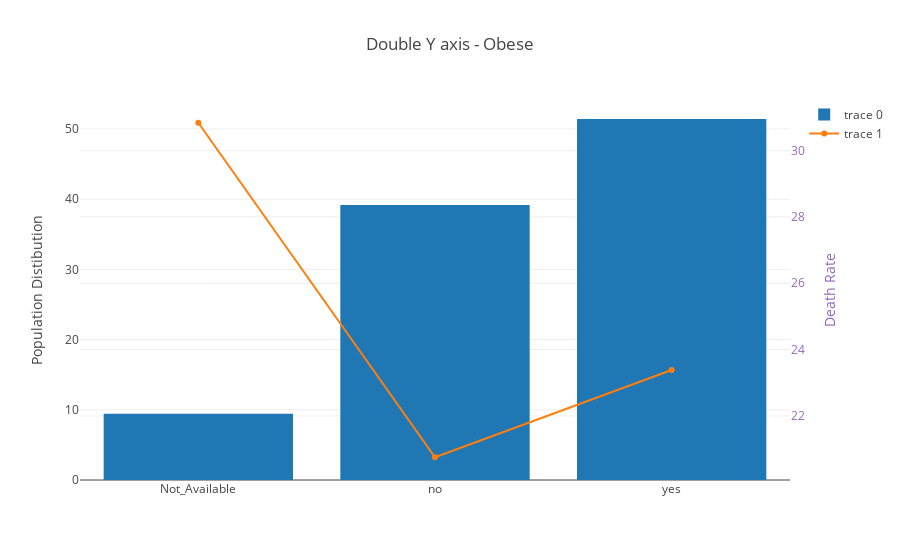
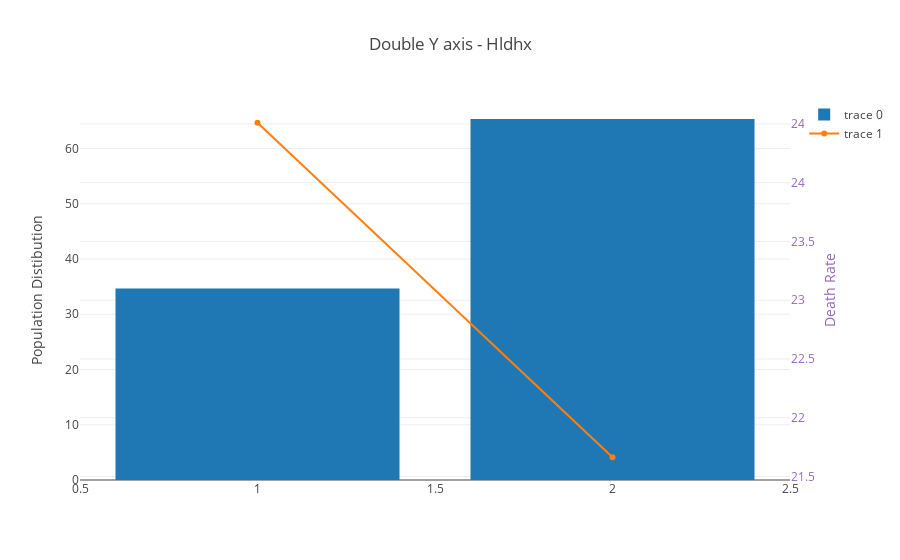
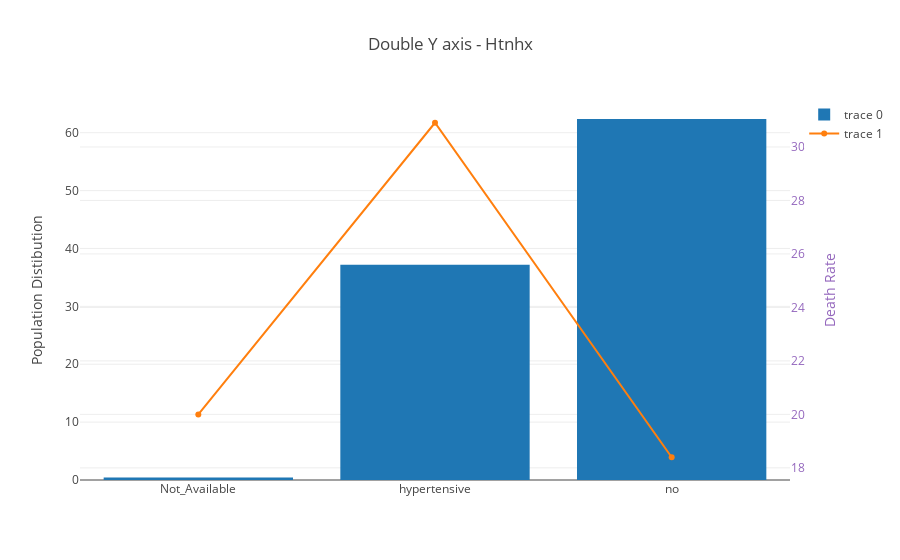
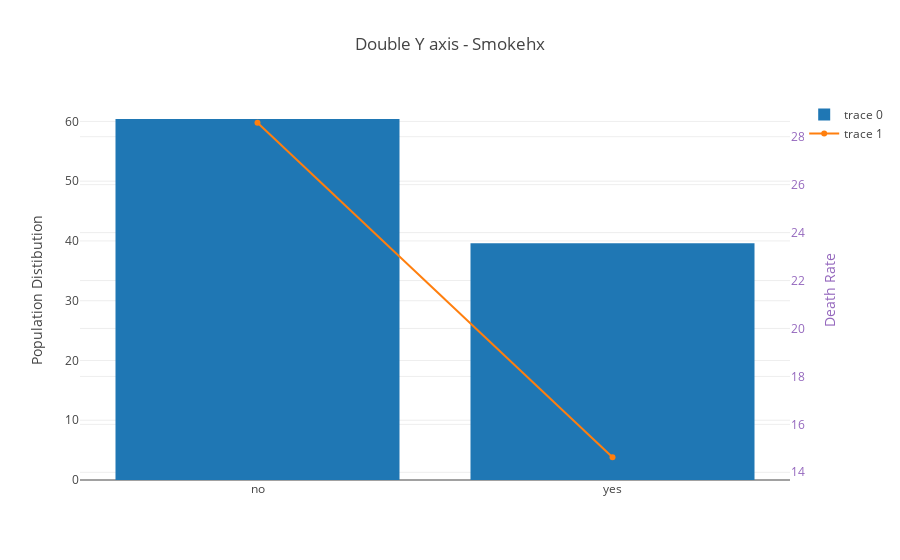

The code cell stored with these charts, in order, in its notebook:
### Code cell
plt_event_rate(er_data)

### Figure 1 — Plotly figure (JSON) as saved in the notebook; plotly's stock layout.template omitted (floating-point values rounded to 4 significant figures)
{"data": [{"type": "bar", "uid": "301a5244-ea17-47a2-a707-e10c87c2aadb", "x": ["Not_Available", "no", "yes"], "y": [9.425, 39.15, 51.42]}, {"type": "scatter", "uid": "025929de-80b0-401e-b185-fac67e58f86a", "x": ["Not_Available", "no", "yes"], "y": [30.84, 20.75, 23.38], "yaxis": "y2"}], "layout": {"title": {"text": "Double Y axis - Obese"}, "yaxis": {"title": {"text": "Population Distibution"}}, "yaxis2": {"overlaying": "y", "side": "right", "tickfont": {"color": "rgb(148, 103, 189)"}, "title": {"font": {"color": "rgb(148, 103, 189)"}, "text": "Death Rate"}}}}

### Figure 2 — Plotly figure (JSON) as saved in the notebook; plotly's stock layout.template omitted (floating-point values rounded to 4 significant figures)
{"data": [{"type": "bar", "uid": "25f0394c-a7f2-4a51-85cb-0490c582a21d", "x": [1, 2], "y": [34.65, 65.35]}, {"type": "scatter", "uid": "b7e13d9d-2e41-47bd-91d8-bc0c3a6febf7", "x": [1, 2], "y": [24.51, 21.66], "yaxis": "y2"}], "layout": {"title": {"text": "Double Y axis - Hldhx"}, "yaxis": {"title": {"text": "Population Distibution"}}, "yaxis2": {"overlaying": "y", "side": "right", "tickfont": {"color": "rgb(148, 103, 189)"}, "title": {"font": {"color": "rgb(148, 103, 189)"}, "text": "Death Rate"}}}}

### Figure 3 — Plotly figure (JSON) as saved in the notebook; plotly's stock layout.template omitted (floating-point values rounded to 4 significant figures)
{"data": [{"type": "bar", "uid": "34114b40-69f2-4b60-be8c-7ee596b07b8d", "x": ["Not_Available", "hypertensive", "no"], "y": [0.4404, 37.19, 62.37]}, {"type": "scatter", "uid": "76d4f76d-1ed7-4b47-b62d-0236d17882af", "x": ["Not_Available", "hypertensive", "no"], "y": [20, 30.91, 18.4], "yaxis": "y2"}], "layout": {"title": {"text": "Double Y axis - Htnhx"}, "yaxis": {"title": {"text": "Population Distibution"}}, "yaxis2": {"overlaying": "y", "side": "right", "tickfont": {"color": "rgb(148, 103, 189)"}, "title": {"font": {"color": "rgb(148, 103, 189)"}, "text": "Death Rate"}}}}

### Figure 4 — Plotly figure (JSON) as saved in the notebook; plotly's stock layout.template omitted (floating-point values rounded to 4 significant figures)
{"data": [{"type": "bar", "uid": "daf4aa2f-7284-4ce4-82f4-b4f67bb1e075", "x": ["no", "yes"], "y": [60.41, 39.59]}, {"type": "scatter", "uid": "1fba8807-55b9-4d98-a870-236e52fc055c", "x": ["no", "yes"], "y": [28.58, 14.63], "yaxis": "y2"}], "layout": {"title": {"text": "Double Y axis - Smokehx"}, "yaxis": {"title": {"text": "Population Distibution"}}, "yaxis2": {"overlaying": "y", "side": "right", "tickfont": {"color": "rgb(148, 103, 189)"}, "title": {"font": {"color": "rgb(148, 103, 189)"}, "text": "Death Rate"}}}}
